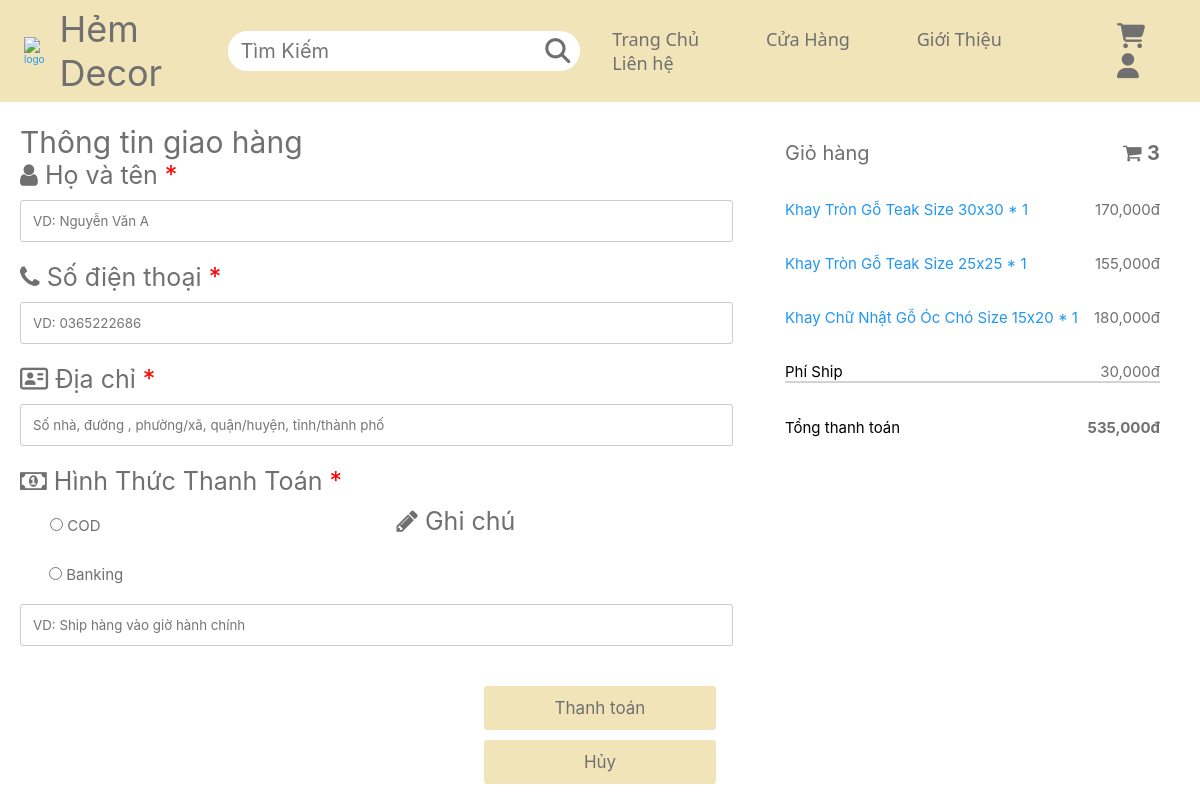
Screenshot of /user_cart/checkout.php (signed in) with the database file from the repository.
### tables this page shows
CREATE TABLE IF NOT EXISTS `Product_Cart`(
ProductID VARCHAR(10) NOT NULL,
CartID VARCHAR(10) NOT NULL,
Quantity INT,
AddedDate timestamp NOT NULL default CURRENT_TIMESTAMP on update CURRENT_TIMESTAMP,
FOREIGN KEY (ProductID) REFERENCES PRODUCT (ProductID) ON UPDATE CASCADE ON DELETE CASCADE,
FOREIGN KEY (CartID) REFERENCES CART (CartID) ON UPDATE CASCADE ON DELETE CASCADE
);

CREATE TABLE IF NOT EXISTS Product(
CategoryID VARCHAR(10) NOT NULL,
ProductID VARCHAR(10) NOT NULL PRIMARY KEY,
ProductName VARCHAR(255) NOT NULL,
Size VARCHAR(10),
Price INT UNSIGNED NOT NULL,
ProductQuantity INT UNSIGNED NOT NULL,
CreateDate timestamp NOT NULL default CURRENT_TIMESTAMP on update CURRENT_TIMESTAMP,
FOREIGN KEY (CategoryID) REFERENCES Categories(CategoryID) ON UPDATE CASCADE ON DELETE CASCADE
);

### user_cart/checkout.php (the view, shortened to what this page needs)
<?php
if (isset($_SESSION['id'])) {
include ('../header_footer/user_header.php');
$id = $_SESSION['id'];
$sql = mysqli_query($con, "SELECT * FROM Cart WHERE AccountID = '$id'");
$row = mysqli_fetch_assoc($sql);
$cartID = $row['CartID'];
?>
<!DOCTYPE html>
<html>
<head>
    <link rel="stylesheet" href="https://cdnjs.cloudflare.com/ajax/libs/font-awesome/4.7.0/css/font-awesome.min.css">
    <link rel="stylesheet" href="../css/checkout.css?v=<?php echo time(); ?>">
</head>
<body>
    <h2>Thanh toán</h2>
    <div class="row">
        <div class="col-75">
            <div class="container">
                <form action="../user_orders/place-order.php" method="post">
                    <div class="row">
                        <div class="col-50">
                            <h8>Thông tin giao hàng</h8>
                            <label for="fname"><i class="fa fa-user"></i> Họ và tên <span
                                    style="color:red; display:inline;">*</span></label>
                            <input type="text" id="fname" name="fullname" placeholder="VD: Nguyễn Văn A" required>
                            <label for="phone"><i class="fa fa-phone"></i> Số điện thoại <span
                                    style="color:red; display:inline;">*</span></label>
                            <input type="tel" id="phone" name="phone" placeholder="VD: 0365222686" required>
                            <label for="adr"><i class="fa fa-address-card-o"></i> Địa chỉ <span
                                    style="color:red; display:inline;">*</span></label>
                            <input type="text" id="adr" name="address"
                                placeholder="Số nhà, đường , phường/xã, quận/huyện, tỉnh/thành phố" required><br>
                            <label for="payment"><i class="fa fa-money"></i> Hình Thức Thanh Toán <span
                                    style="color:red; display:inline;">*</span></label>
                            <div class="payment">
                                <div class="cod-col">
                                    <label for="cod"><input type="radio" name="payment" required value="cod" id="cod"
                                            onclick="ShowHideDiv()">
                                        COD</label>
                                </div>
                                <div class="bank-col"><label for="bank"><input type="radio" name="payment" value="bank"
                                            id="bank" onclick="ShowHideDiv()"> Banking</label>
                                </div>
                            </div>
                            <label for="note"><i class="fa fa-pencil"></i> Ghi chú
                                <input type="text" id="note" name="note"
                                    placeholder="VD: Ship hàng vào giờ hành chính"><br>
                            </label>
                        </div>
                        <div class="col-25">
                            <div class="container2">
                                <?php
                            $sql1 = mysqli_query($con, "SELECT p.CategoryID, p.ProductID, ProductName, Size, Quantity, Price*Quantity AS QuantityPrice FROM product p
                            INNER JOIN Product_Cart pc ON p.ProductID = pc.ProductID
                            INNER JOIN Cart c ON pc.CartID = c.CartID
                            WHERE c.CartID = '$cartID' ORDER BY AddedDate DESC");
                            $num = mysqli_num_rows($sql1);
                             ?>
                                <h8>Giỏ hàng <span class="price" style="color:black"><i class="fa fa-shopping-cart"></i>
                                        <b><?php echo $num ?></b></span></h8>
                                <?php
                            while($row1 = mysqli_fetch_assoc($sql1)){ ?>
                                <p><a href='../user_products/view_product.php?cid=<?php echo $row1['CategoryID']; ?>'>
                                        <?php echo $row1['ProductName'];
                            if($row1['Size'] != ''){
                                ?> Size <?php echo $row1['Size'];
                            }
                            ?> * <?php echo $row1['Quantity'] ?></a> <span
                                        class="price"><?php echo number_format($row1['QuantityPrice']) ?>đ</span></p>
                                <?php }
                            $sql2 = mysqli_query($con, "SELECT SUM(Price*Quantity) AS TotalPrice FROM product p
                            INNER JOIN Product_Cart pc ON p.ProductID = pc.ProductID
                            INNER JOIN Cart c ON pc.CartID = c.CartID
                            WHERE c.CartID = '$cartID'");
                            $row2 = mysqli_fetch_assoc($sql2);
                            ?>
                                <p>Phí Ship <span class="price">30,000đ</span></p>
                                <hr>
                                <p>Tổng thanh toán <span class="price"
                                        style="color:#707070"><b><?php echo number_format($row2['TotalPrice'] + 30000) ?>đ</b></span>
                                </p>
                            </div>
                        </div>
                    </div>
                    <input type="submit" value="Thanh toán" class="btn">
                </form>
                <a href="view_cart.php"><input type="submit" value="Hủy" class="btn"></a>
            </div>
        </div>
    </div>
</body>
</html>
<?php
}else{
    echo "<script>window.open('../anon/homepage.php', '_self')</script>";
     exit();
}
?>

### css/user.css (style rules this page uses)
:root { --pink: black; }
* { margin: 0; padding: 0; box-sizing: border-box; font-family: -apple-system, BlinkMacSystemFont, 'Segoe UI', Roboto, Oxygen, Ubuntu, Cantarell, 'Open Sans', 'Helvetica Neue', sans-serif; outline: none; text-decoration: none; transition: .2s linear; }
a { color: #000; }
body { position: relative; margin: 0; min-height: 100%; }
html { font-size: 62.5%; scroll-behavior: smooth; scroll-padding-top: 6rem; overflow-x: hidden; height: 100%; }
span { cursor: pointer; }

### css/checkout.css (style rules this page uses)
:root { --pink: black; }
* { margin: 0; padding: 0; box-sizing: border-box; font-family: -apple-system, BlinkMacSystemFont, 'Segoe UI', Roboto, Oxygen, Ubuntu, Cantarell, 'Open Sans', 'Helvetica Neue', sans-serif; outline: none; text-decoration: none; transition: .2s linear; }
a { color: #000; }
body { position: relative; margin: 0; min-height: 100%; }
html { font-size: 62.5%; scroll-behavior: smooth; scroll-padding-top: 6rem; overflow-x: hidden; height: 100%; }
.row { display: -ms-flexbox; display: flex; -ms-flex-wrap: wrap; flex-wrap: wrap; margin: 0 -16px; }
.col-25 { -ms-flex: 25%; flex: 25%; }
.col-50 { -ms-flex: 50%; flex: 50%; }
.col-75 { -ms-flex: 75%; flex: 75%; }
.col-25, .col-50, .col-75 { padding: 0 16px; }
.container { padding: 5px 20px 15px 20px; border-radius: 3px; margin-top: 100px; }
.container2 { padding: 5px 20px 15px 20px; border-radius: 3px; }
.container2 { margin-top: 12px; }
.container2 p { margin-top: 35px; font-size: 15px; }
.container2 a { font-size: 15px; }
input[type=text] { width: 100%; margin-bottom: 20px; padding: 12px; border: 1px solid #ccc; border-radius: 3px; }
input[type=tel] { width: 100%; margin-bottom: 20px; padding: 12px; border: 1px solid #ccc; border-radius: 3px; }
label { font-size: 25px; margin-bottom: 10px; display: block; color: #707070; }
.col-50 h8 { font-size: 30px; color: #707070; }
.col-25 h8 { font-size: 20px; color: #707070; }
.btn { background-color: #f1e4b8; color: #707070; padding: 12px; margin: 10px 0; border: none; width: 20%; border-radius: 3px; cursor: pointer; font-size: 17px; justify-content: center; text-align: center; display: block; margin-left: auto; margin-right: auto; }
a { color: #2196F3; }
hr { border: 1px solid lightgrey; }
span.price { float: right; color: #707070; }
.price i, b { color: #707070; }
.payment label { font-size: 15px; display: block; float: left; }
.cod-col { float: left; width: 50%; padding: 10px; margin-left: 20px; }
.bank-col { float: left; width: 46%; padding: 10px; }
@media (max-width: 1214px) { .bank-col { margin-left: 19px; } }

### rows the page displays
product_cart: ProductID.ProductName "Khay Tròn Gỗ Teak", ProductID.Size "30x30", Quantity "1", QuantityPrice "170,000"
product_cart: ProductID.ProductName "Khay Tròn Gỗ Teak", ProductID.Size "25x25", Quantity "1", QuantityPrice "155,000"
product_cart: ProductID.ProductName "Khay Chữ Nhật Gỗ Óc Chó", ProductID.Size "15x20", Quantity "1", QuantityPrice "180,000"

### other values shown
$num "3"
$row2['TotalPrice'] + 30000 "535,000"
